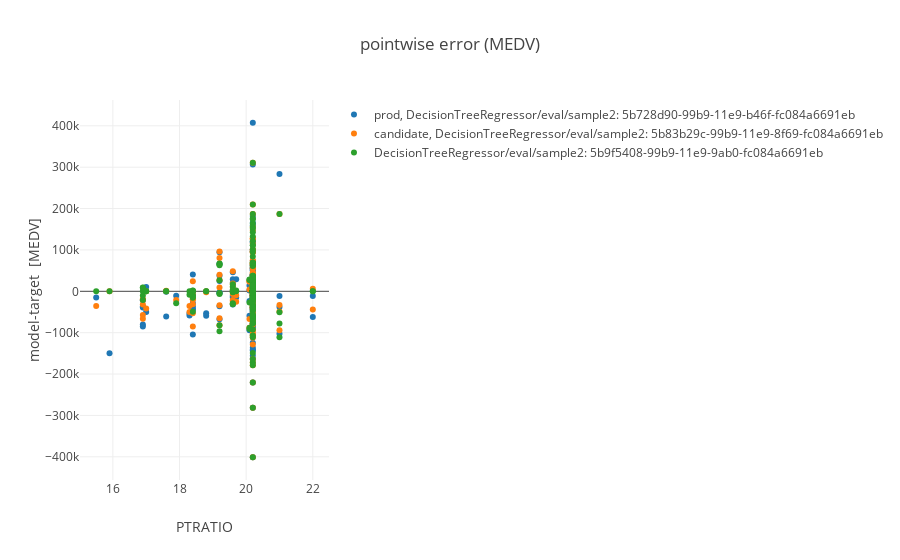

The code cell stored with this chart in its notebook:
### Markdown cell above
#### Plot error vs input variable

### Code cell
plot.scatter_model_error(ml_repo, ml_repo.tree.models.DecisionTreeRegressor.model(), ml_repo.tree.test_data.sample2(), 'PTRATIO')

### Figure 1 — Plotly figure (JSON) as saved in the notebook; plotly's stock layout.template omitted (floating-point values rounded to 4 significant figures; data arrays with more than 128 entries replaced by an {"elided": "..."} marker saying what was removed)
{"data": [{"mode": "markers", "name": "prod, DecisionTreeRegressor/eval/sample2: 5b728d90-99b9-11e9-b46f-fc084a6691eb", "text": "sample2:last<br>DecisionTreeRegressor/model:5b701d19-99b9-11e9-838a-fc084a6691eb<br>", "type": "scatter", "uid": "42e509a3-655c-4fe8-9649-2df7c6646f65", "x": {"elided": "187 float values"}, "y": {"elided": "187 float values"}}, {"mode": "markers", "name": "candidate, DecisionTreeRegressor/eval/sample2: 5b83b29c-99b9-11e9-8f69-fc084a6691eb", "text": "sample2:last<br>DecisionTreeRegressor/model:5b81d55c-99b9-11e9-8b63-fc084a6691eb<br>", "type": "scatter", "uid": "c8c3d3af-8c08-48eb-8767-9c49c91465ee", "x": {"elided": "187 float values"}, "y": {"elided": "187 float values"}}, {"mode": "markers", "name": "DecisionTreeRegressor/eval/sample2: 5b9f5408-99b9-11e9-9ab0-fc084a6691eb", "text": "sample2:last<br>DecisionTreeRegressor/model:5b9c484c-99b9-11e9-a6d6-fc084a6691eb<br>", "type": "scatter", "uid": "356abc14-136b-412c-85e0-c38b90a7aff7", "x": {"elided": "187 float values"}, "y": {"elided": "187 float values"}}], "layout": {"title": {"text": "pointwise error (MEDV)"}, "xaxis": {"title": {"text": "PTRATIO"}}, "yaxis": {"title": {"text": "model-target  [MEDV]"}}}}
